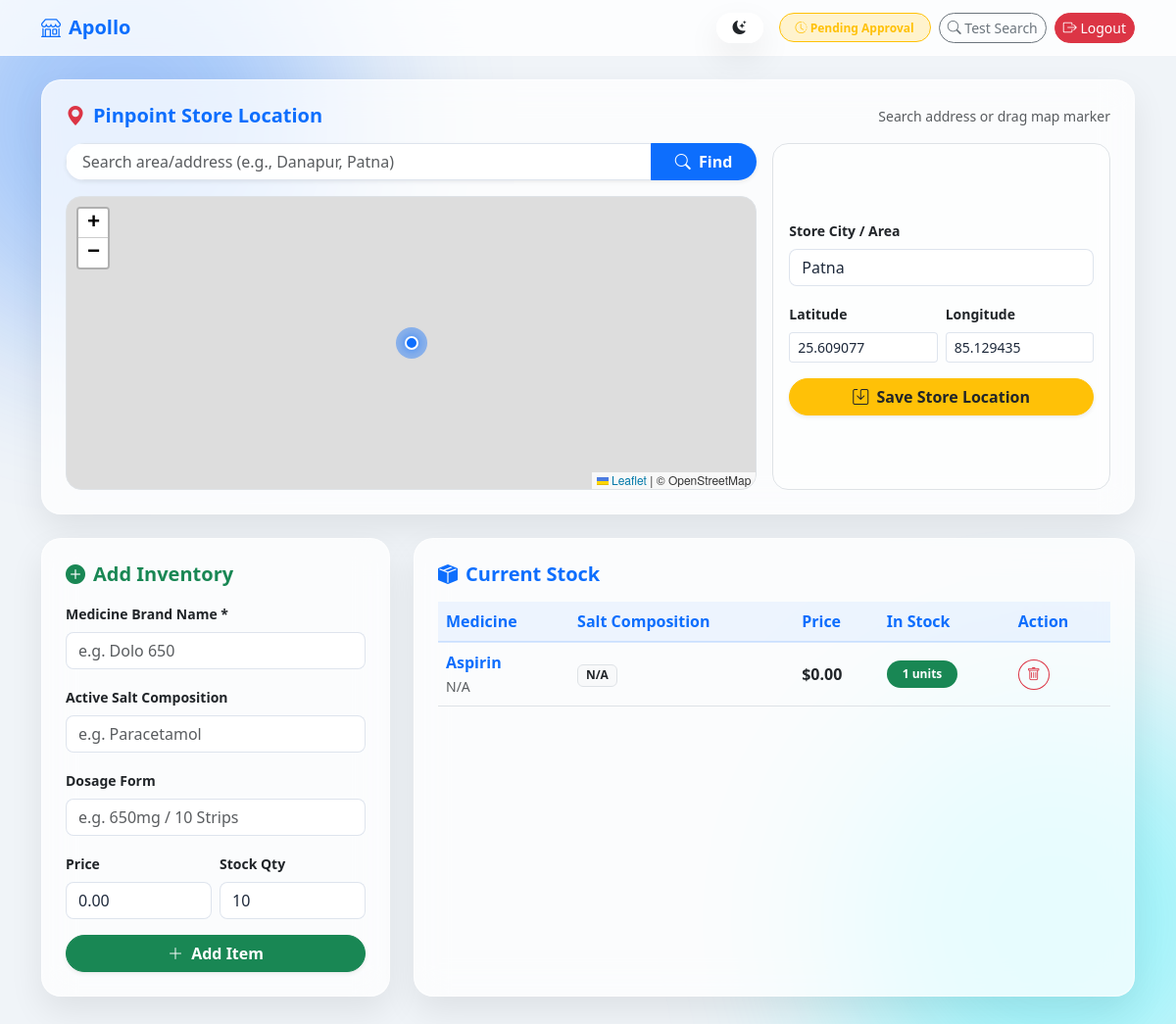
The app's page /dashboard (signed in), older data.
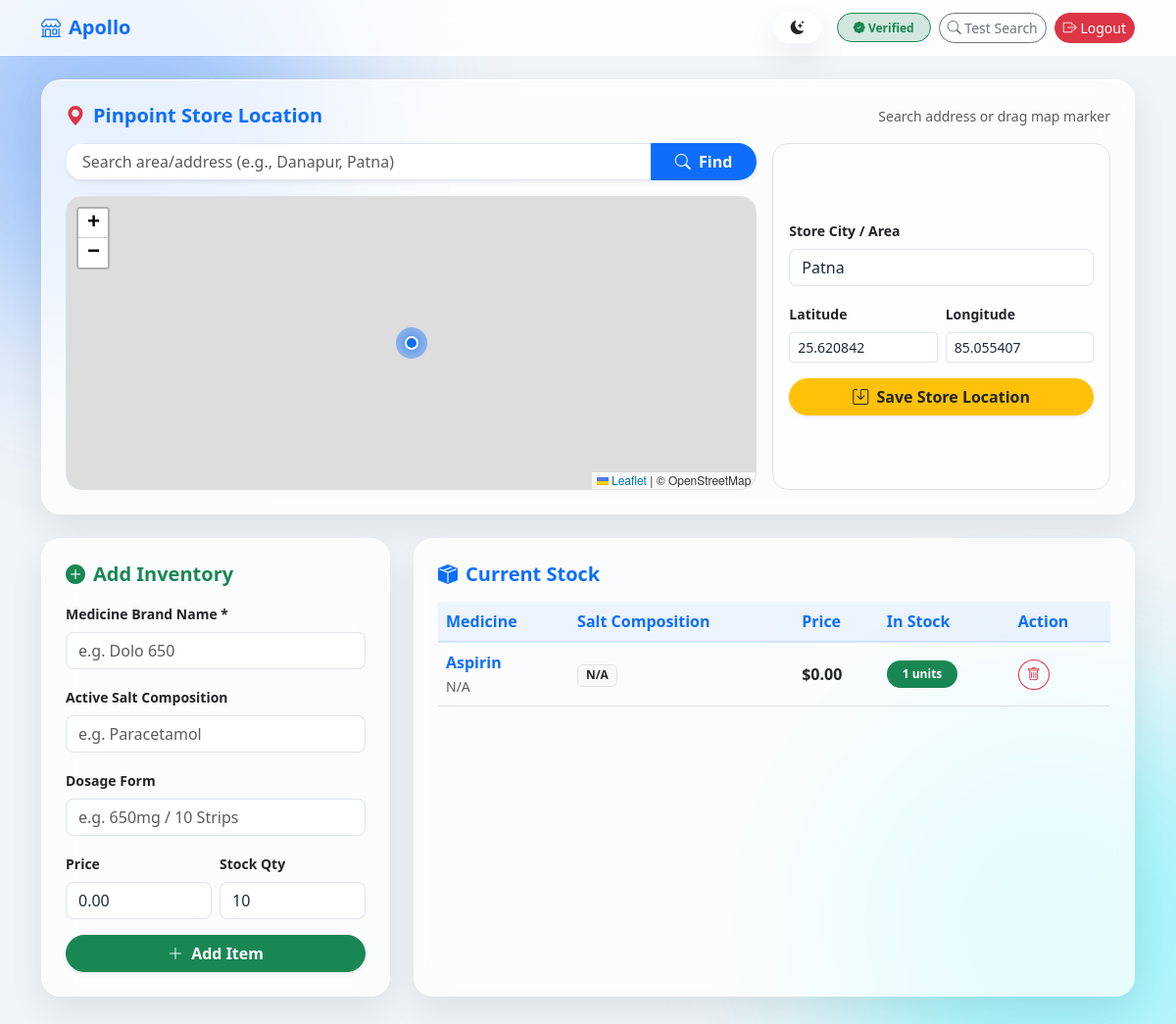
The same page, newer data.
### tables this page shows
CREATE TABLE shops 
                        (id INTEGER PRIMARY KEY, name TEXT, city TEXT, password TEXT, lat REAL, lng REAL, status TEXT DEFAULT 'Pending', license_number TEXT, license_image TEXT, gst_certificate TEXT, shop_photo TEXT);

CREATE TABLE inventory 
                        (id INTEGER PRIMARY KEY, shop_id INTEGER, med_name TEXT, price REAL DEFAULT 0.0, stock_quantity INTEGER DEFAULT 1, dosage TEXT DEFAULT '', salt_composition TEXT DEFAULT '');

### app.py (the view, shortened to what this page needs)
@app.route("/dashboard", methods=["GET", "POST"])
def dashboard():
    if "shop_id" not in session:
        return redirect("/login")
    db = get_db()
    items = db.execute("SELECT * FROM inventory WHERE shop_id=?", (session["shop_id"],)).fetchall()
    shop = db.execute("SELECT * FROM shops WHERE id=?", (session["shop_id"],)).fetchone()
    reservations = db.execute("""
        SELECT r.id, r.customer_phone, r.created_at, i.med_name
        FROM reservations r
        JOIN inventory i ON r.inventory_id = i.id
        WHERE i.shop_id = ? ORDER BY r.id DESC
    """, (session["shop_id"],)).fetchall()
    return render_template("dashboard.html", items=items, shop=shop, reservations=reservations)

### app.py (called while the page is built)
def get_db():
    conn = sqlite3.connect("database.db")
    conn.row_factory = sqlite3.Row
    conn.execute("PRAGMA foreign_keys = ON;")
    return conn

### templates/dashboard.html (shortened to what this page needs)
<!DOCTYPE html>
<html lang="en">
<head>
    <link rel="stylesheet" href="https://cdn.jsdelivr.net/npm/bootstrap@5.3.0/dist/css/bootstrap.min.css">
    <link rel="stylesheet" href="https://unpkg.com/leaflet@1.9.4/dist/leaflet.css" />
    <link rel="stylesheet" href="https://cdn.jsdelivr.net/npm/bootstrap-icons@1.10.5/font/bootstrap-icons.css">
    <link rel="stylesheet" href="/static/css/style.css">
</head>
<body class="ambient-bg pb-5">
<nav class="navbar navbar-expand-lg glass-nav sticky-top mb-4">
    <div class="container">
        <span class="navbar-brand fw-bold text-primary"><i class="bi bi-shop me-2"></i>{% if shop %}{{ shop.name }}{% else %}Shop Dashboard{% endif %}</span>
        <div class="d-flex align-items-center gap-2">
            <button class="btn btn-sm glass-card px-3 rounded-pill me-2" onclick="toggleTheme()" title="Toggle Theme">
                <i id="theme-toggle-icon" class="bi bi-moon-stars-fill text-dark"></i>
            </button>
            {% if shop and shop.status == 'Verified' %}
                <span class="badge bg-success-subtle text-success border border-success px-3 py-2 rounded-pill"><i class="bi bi-patch-check-fill"></i> Verified</span>
            {% elif shop and shop.status == 'Rejected' %}
                <span class="badge bg-danger-subtle text-danger border border-danger px-3 py-2 rounded-pill"><i class="bi bi-x-circle-fill"></i> Rejected</span>
            {% else %}
                <span class="badge bg-warning-subtle text-warning border border-warning px-3 py-2 rounded-pill"><i class="bi bi-clock-history"></i> Pending Approval</span>
            {% endif %}
            <a href="/" class="btn btn-outline-secondary btn-sm rounded-pill"><i class="bi bi-search"></i> Test Search</a>
            <a href="/logout" class="btn btn-danger btn-sm rounded-pill"><i class="bi bi-box-arrow-right"></i> Logout</a>
        </div>
    </div>
</nav>
<div class="container">
    <div class="row g-4">
        <div class="col-12">
            <div class="card glass-card p-4">
                <div class="d-flex justify-content-between align-items-center mb-3">
                    <h5 class="fw-bold mb-0 text-primary"><i class="bi bi-geo-alt-fill text-danger me-2"></i>Pinpoint Store Location</h5>
                    <small class="text-muted">Search address or drag map marker</small>
                </div>
                <div class="row g-3">
                    <div class="col-md-8">
                        <div class="input-group mb-3 shadow-sm rounded-pill overflow-hidden">
                            <input type="text" id="address-search" class="form-control glass-input border-0 ps-3" placeholder="Search area/address (e.g., Danapur, Patna)">
                            <button class="btn btn-primary px-4 fw-semibold" type="button" onclick="geocodeAddress()"><i class="bi bi-search me-1"></i> Find</button>
                        </div>
                        <div id="admin-map" class="rounded-4 border" style="height: 300px;"></div>
                    </div>
                    <div class="col-md-4">
                        <form action="/update_location" method="POST" class="p-3 rounded-4 border bg-white bg-opacity-50 h-100 d-flex flex-column justify-content-center">
                            <div class="mb-3">
                                <label class="form-label small fw-bold">Store City / Area</label>
                                <input type="text" name="city" id="city" class="form-control glass-input rounded-3" value="{% if shop %}{{ shop.city or '' }}{% endif %}" placeholder="e.g. Patna" required>
                            </div>
                            <div class="row g-2 mb-3">
                                <div class="col-6">
                                    <label class="form-label small fw-bold">Latitude</label>
                                    <input type="text" name="lat" id="lat" class="form-control form-control-sm glass-input text-muted" value="{% if shop %}{{ shop.lat or '' }}{% endif %}" readonly>
                                </div>
                                <div class="col-6">
                                    <label class="form-label small fw-bold">Longitude</label>
                                    <input type="text" name="lng" id="lng" class="form-control form-control-sm glass-input text-muted" value="{% if shop %}{{ shop.lng or '' }}{% endif %}" readonly>
                                </div>
                            </div>
                            <button type="submit" class="btn btn-warning text-dark w-100 fw-semibold rounded-pill shadow-sm"><i class="bi bi-save me-1"></i> Save Store Location</button>
                        </form>
                    </div>
                </div>
            </div>
        </div>
        <div class="col-md-4">
            <div class="card glass-card p-4 h-100">
                <h5 class="fw-bold mb-3 text-success"><i class="bi bi-plus-circle-fill me-2"></i>Add Inventory</h5>
                <form method="POST">
                    <div class="mb-3">
                        <label class="form-label small fw-bold">Medicine Brand Name *</label>
                        <input type="text" name="med_name" class="form-control glass-input rounded-3" placeholder="e.g. Dolo 650" required>
                    </div>
                    <div class="mb-3">
                        <label class="form-label small fw-bold">Active Salt Composition</label>
                        <input type="text" name="salt_composition" class="form-control glass-input rounded-3" placeholder="e.g. Paracetamol">
                    </div>
                    <div class="mb-3">
                        <label class="form-label small fw-bold">Dosage Form</label>
                        <input type="text" name="dosage" class="form-control glass-input rounded-3" placeholder="e.g. 650mg / 10 Strips">
                    </div>
                    <div class="row g-2 mb-3">
                        <div class="col-6">
                            <label class="form-label small fw-bold">Price</label>
                            <input type="number" step="0.01" name="price" class="form-control glass-input rounded-3" value="0.00">
                        </div>
                        <div class="col-6">
                            <label class="form-label small fw-bold">Stock Qty</label>
                            <input type="number" name="stock_quantity" class="form-control glass-input rounded-3" value="10">
                        </div>
                    </div>
                    <button type="submit" class="btn btn-success w-100 fw-semibold rounded-pill shadow-sm"><i class="bi bi-plus-lg me-1"></i> Add Item</button>
                </form>
            </div>
        </div>
        <div class="col-md-8">
            <div class="card glass-card p-4 h-100">
                <h5 class="fw-bold mb-3 text-primary"><i class="bi bi-box-seam-fill me-2"></i>Current Stock</h5>
                <div class="table-responsive">
                    <table class="table table-glass align-middle">
                        <thead>
                            <tr>
                                <th>Medicine</th>
                                <th>Salt Composition</th>
                                <th>Price</th>
                                <th>In Stock</th>
                                <th>Action</th>
                            </tr>
                        </thead>
                        <tbody>
                            {% for item in items %}
                            <tr>
                                <td>
                                    <div class="fw-semibold text-primary">{{ item.med_name }}</div>
                                    <small class="text-muted">{{ item.dosage or 'N/A' }}</small>
                                </td>
                                <td><span class="badge bg-light text-dark border">{{ item.salt_composition or 'N/A' }}</span></td>
                                <td class="fw-bold">${{ "%.2f"|format(item.price or 0.0) }}</td>
                                <td><span class="badge bg-success rounded-pill px-3 py-2">{{ item.stock_quantity or 0 }} units</span></td>
                                <td>
                                    <form action="/delete_medicine/{{ item.id }}" method="POST" class="m-0" onsubmit="return confirm('Remove medicine?');">
                                        <button type="submit" class="btn btn-outline-danger btn-sm rounded-circle"><i class="bi bi-trash"></i></button>
                                    </form>
                                </td>
                            </tr>
                            {% else %}
                            <tr>
                                <td colspan="5" class="text-center py-4 text-muted">No inventory added yet.</td>
                            </tr>
                            {% endfor %}
                        </tbody>
                    </table>
                </div>
            </div>
        </div>
    </div>
</div>
</body>
</html>

### static/css/style.css (style rules this page uses)
:root { --primary-gradient: linear-gradient(135deg, #0d6efd 0%, #0a58ca 50%, #6610f2 100%); --liquid-gradient: linear-gradient(-45deg, #0d6efd, #0a58ca, #17a2b8, #6610f2); --glass-bg: rgba(255, 255, 255, 0.75); --glass-bg-hover: rgba(255, 255, 255, 0.88); --glass-border: rgba(255, 255, 255, 0.6); --glass-shadow: 0 15px 35px rgba(0, 0, 0, 0.08); }
body { font-family: system-ui, -apple-system, "Segoe UI", Roboto, "Helvetica Neue", Arial, sans-serif; background-color: #f0f4f8; color: #2c3e50; min-height: 100vh; overflow-x: hidden; animation: pageFadeIn 0.5s ease-out; }
.ambient-bg { position: relative; min-height: 100vh; background-color: #f0f4f8; overflow-x: hidden; }
.ambient-bg::before, .ambient-bg::after { content: ""; position: fixed; width: 450px; height: 450px; border-radius: 50%; filter: blur(90px); opacity: 0.35; pointer-events: none; z-index: 0; animation: floatBlob 14s ease-in-out infinite alternate; }
.ambient-bg::before { background: #0d6efd; top: -100px; left: -100px; }
.ambient-bg::after { background: #00f2fe; bottom: -100px; right: -100px; animation-delay: -7s; }
.glass-card { background: var(--glass-bg) !important; backdrop-filter: blur(16px); -webkit-backdrop-filter: blur(16px); border: 1px solid var(--glass-border) !important; box-shadow: var(--glass-shadow); border-radius: 20px !important; transition: transform 0.3s cubic-bezier(0.165, 0.84, 0.44, 1), box-shadow 0.3s ease; position: relative; z-index: 1; }
.glass-nav { background: rgba(255, 255, 255, 0.8) !important; backdrop-filter: blur(12px); -webkit-backdrop-filter: blur(12px); border-bottom: 1px solid rgba(255, 255, 255, 0.5); }
.glass-input { background: rgba(255, 255, 255, 0.85) !important; border: 1px solid rgba(200, 210, 225, 0.6) !important; color: #1e293b !important; backdrop-filter: blur(4px); transition: all 0.25s ease; }
.table-glass { --bs-table-bg: transparent; }
.table-glass thead th { background: rgba(13, 110, 253, 0.06); color: #0d6efd; border-bottom: 2px solid rgba(13, 110, 253, 0.15); }

Row changes from the older to the newer data that the page shows:
changed shops "Apollo": status "Pending" → "Verified" (drawn); lat "25.609077" → "25.620842"; lng "85.129435" → "85.055407"
Text that changed along with them:
text no longer shown: "Pending Approval"
text now shown: "Verified"
